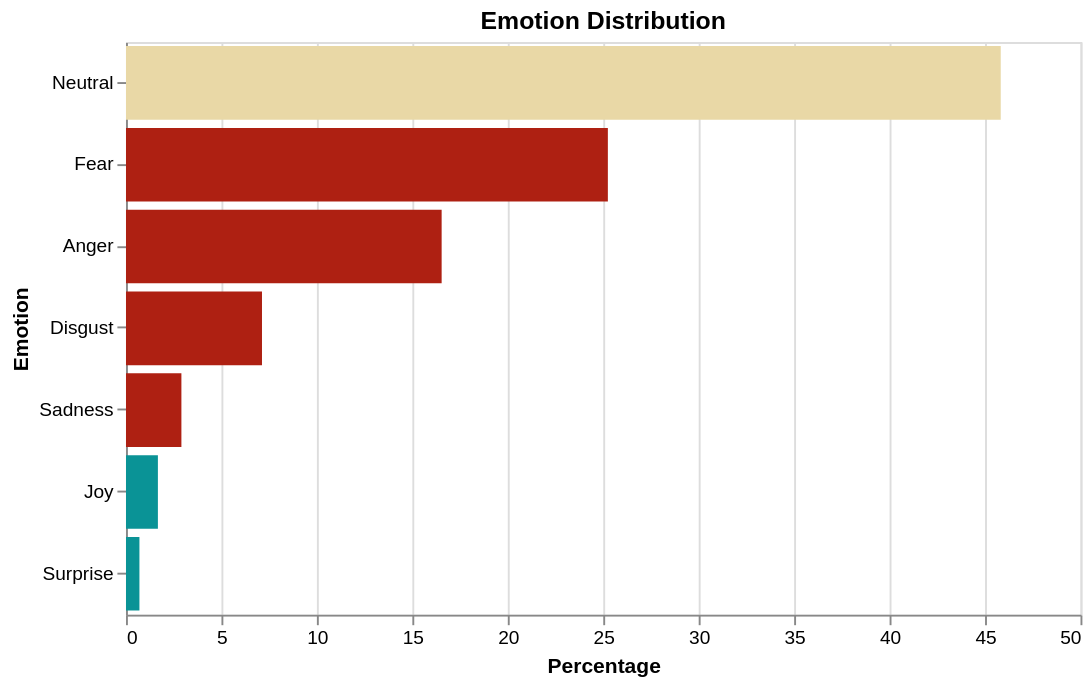

Specify this chart in Vega-Lite:
### Vega-Lite specification from a JSON file in a GitHub repository (floating-point values rounded to 4 significant figures)
{"$schema": "https://vega.github.io/schema/vega-lite/v5.20.1.json", "config": {"view": {"continuousHeight": 300, "continuousWidth": 300}}, "data": {"name": "data-33621aae8232034098f501c4c4fafc2b"}, "datasets": {"data-33621aae8232034098f501c4c4fafc2b": [{"Origine": "Reddit_Commenti", "count": 188, "gordon_ai_emotion_label": "Anger", "percentage": 16.53}, {"Origine": "Reddit_Commenti", "count": 81, "gordon_ai_emotion_label": "Disgust", "percentage": 7.124}, {"Origine": "Reddit_Commenti", "count": 287, "gordon_ai_emotion_label": "Fear", "percentage": 25.24}, {"Origine": "Reddit_Commenti", "count": 19, "gordon_ai_emotion_label": "Joy", "percentage": 1.671}, {"Origine": "Reddit_Commenti", "count": 521, "gordon_ai_emotion_label": "Neutral", "percentage": 45.82}, {"Origine": "Reddit_Commenti", "count": 33, "gordon_ai_emotion_label": "Sadness", "percentage": 2.902}, {"Origine": "Reddit_Commenti", "count": 8, "gordon_ai_emotion_label": "Surprise", "percentage": 0.7036}, {"Origine": "Reddit_Post", "count": 55, "gordon_ai_emotion_label": "Anger", "percentage": 13.85}, {"Origine": "Reddit_Post", "count": 30, "gordon_ai_emotion_label": "Disgust", "percentage": 7.557}, {"Origine": "Reddit_Post", "count": 189, "gordon_ai_emotion_label": "Fear", "percentage": 47.61}, {"Origine": "Reddit_Post", "count": 5, "gordon_ai_emotion_label": "Joy", "percentage": 1.259}, {"Origine": "Reddit_Post", "count": 106, "gordon_ai_emotion_label": "Neutral", "percentage": 26.7}, {"Origine": "Reddit_Post", "count": 12, "gordon_ai_emotion_label": "Sadness", "percentage": 3.023}]}, "encoding": {"color": {"field": "gordon_ai_emotion_label", "legend": null, "scale": {"domain": ["Anger", "Disgust", "Fear", "Joy", "Neutral", "Sadness", "Surprise"], "range": ["#ae2012", "#ae2012", "#ae2012", "#0a9396", "#e9d8a6", "#ae2012", "#0a9396"]}, "title": "Emotion", "type": "nominal"}, "tooltip": [{"field": "gordon_ai_emotion_label", "title": "Emotion", "type": "nominal"}, {"field": "Origine", "title": "Source", "type": "nominal"}, {"field": "count", "title": "Count", "type": "quantitative"}, {"field": "percentage", "format": ".1f", "title": "Percent", "type": "quantitative"}], "x": {"field": "percentage", "title": "Percentage", "type": "quantitative"}, "y": {"field": "gordon_ai_emotion_label", "sort": "-x", "title": "Emotion", "type": "nominal"}}, "height": 300, "mark": {"type": "bar"}, "params": [{"bind": {"input": "select", "name": "Select Reddit Source: ", "options": ["Reddit_Commenti", "Reddit_Post"]}, "name": "param_2", "select": {"fields": ["Origine"], "type": "point"}, "value": "Reddit_Commenti"}], "title": "Emotion Distribution", "transform": [{"filter": {"param": "param_2"}}], "width": 500}
